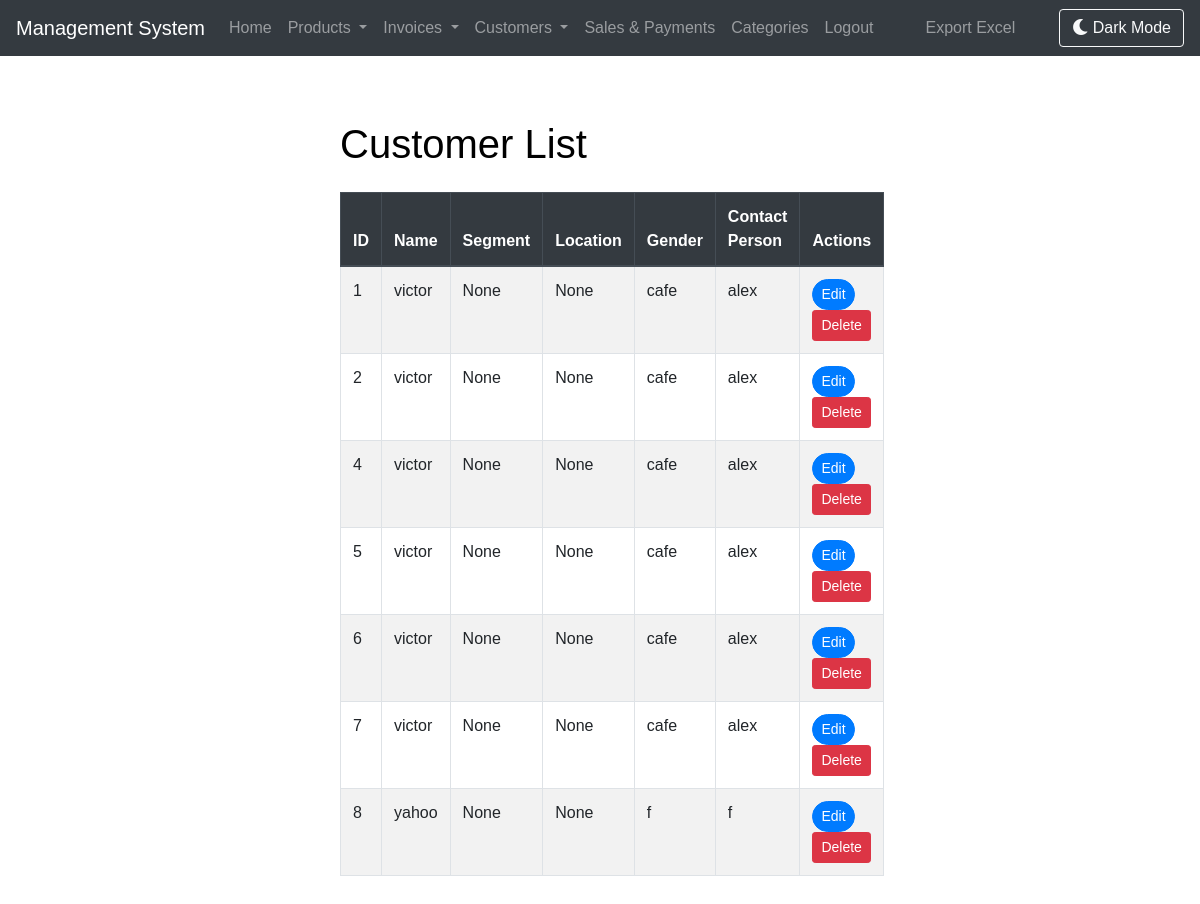
Page /customers (signed in) on the earlier database version.
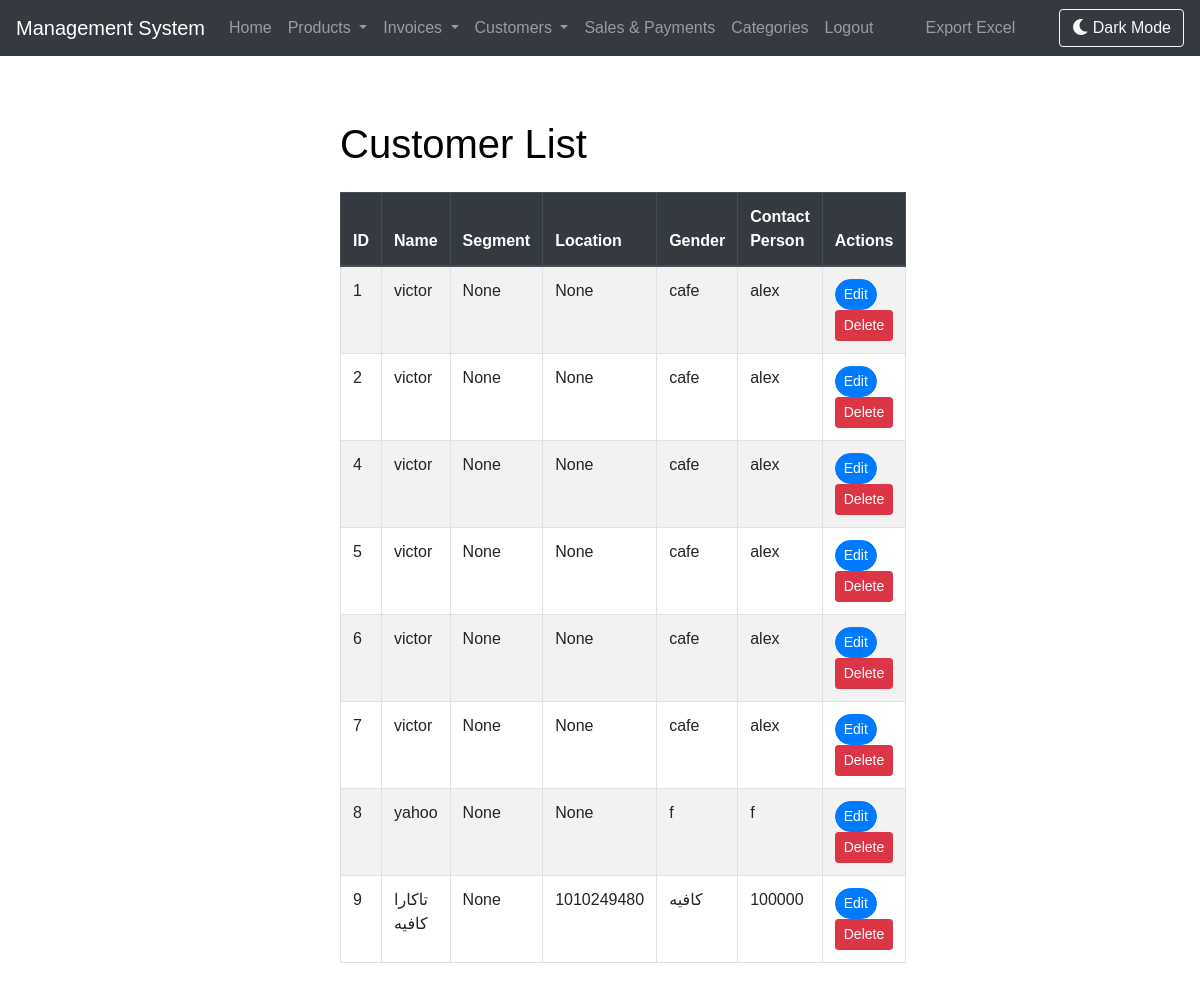
Same page on the later database version.
### tables this page shows
CREATE TABLE customers (
    id INTEGER PRIMARY KEY,
    name TEXT NOT NULL,
    email TEXT,
    phone TEXT,
    segment TEXT,
    location TEXT,
    gender TEXT,
    contact_person TEXT
);

### app.py (the view)
@app.route('/customers')
def customers():
    if is_logged_in():
        conn = sqlite3.connect('database.db')
        c = conn.cursor()
        c.execute("SELECT * FROM customers")
        customers = c.fetchall()
        conn.close()
        return render_template('customers.html', customers=customers, is_logged_in=is_logged_in())
    else:
        return redirect(url_for('login'))

### app.py (called while the page is built)
def is_logged_in():
    return 'username' in session

### templates/customers.html (shortened to what this page needs)
{% extends "base.html" %}
{% block content %}
<div class="container">
    <h1 class="mb-4">Customer List</h1>
    <div>
        <table class="table table-striped table-bordered table-hover custom-table" style="width: 100%;">
            <thead class="thead-dark">
                <tr>
                    <th>ID</th>
                    <th>Name</th>
                    <th>Segment</th>
                    <th>Location</th>
                    <th>Gender</th>
                    <th>Contact Person</th>
                    <th>Actions</th>
                </tr>
            </thead>
            <tbody>
                {% for customer in customers %}
                <tr class="table-row" data-href="{{ url_for('edit_customer', id=customer[0]) }}">
                    <td>{{ customer[0] }}</td>
                    <td>{{ customer[1] }}</td>
                    <td>{{ customer[2] }}</td>
                    <td>{{ customer[3] }}</td>
                    <td>{{ customer[4] }}</td>
                    <td>{{ customer[5] }}</td>
                    <td>
                        <a href="{{ url_for('edit_customer', id=customer[0]) }}" class="btn btn-primary btn-sm mr-1 rounded-pill">Edit</a>
                        <form method="POST" action="{{ url_for('delete_customer', customer_id=customer[0]) }}" style="display: inline-block;">
                                <button type="submit" class="btn btn-sm btn-danger" onclick="return confirm('Are you sure you want to delete this customer?')">Delete</button>
                            </form>
                    </td>
                </tr>
                {% endfor %}
            </tbody>
        </table>
    </div>
</div>
{% endblock %}

Differences in the rows shown:
added customers: id "9", name "تاكارا كافيه", customer "None", phone "1010249480", segment "كافيه", location "100000"
